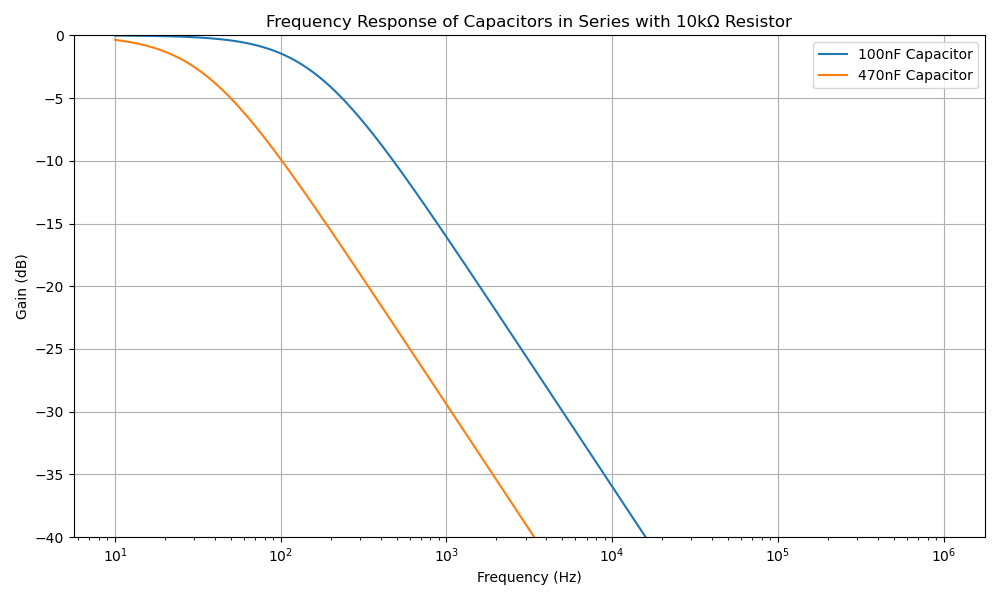

Write the Python code that produced this figure.
import numpy as np
import matplotlib.pyplot as plt
import os

# Constants
R = 10e3  # Example resistance value in ohms (adjust as needed)
C1 = 100e-9  # 100nF capacitor value in Farads
C2 = 470e-9  # 470nF capacitor value in Farads

# Frequency range
frequencies = np.logspace(1, 6, 500)  # from 10 to 10^6 Hz, logarithmically spaced

# Calculate magnitude of impedance for each capacitor combination
Z1 = 1 / (1j * 2 * np.pi * frequencies * C1)  # Impedance of C1
Z2 = 1 / (1j * 2 * np.pi * frequencies * C2)  # Impedance of C2

# Total impedance in series
Z_total1 = R + Z1
Z_total2 = R + Z2

# Calculate magnitude of voltage divider transfer function
gain1 = np.abs(Z1 / Z_total1)
gain2 = np.abs(Z2 / Z_total2)

# Plotting
plt.figure(figsize=(10, 6))

plt.semilogx(frequencies, 20 * np.log10(gain1), label='100nF Capacitor')
plt.semilogx(frequencies, 20 * np.log10(gain2), label='470nF Capacitor')

plt.title('Frequency Response of Capacitors in Series with 10kΩ Resistor')
plt.xlabel('Frequency (Hz)')
plt.ylabel('Gain (dB)')
plt.grid(True)
plt.legend()

plt.ylim(-40, 0)  # Limit the y-axis to -40 dB to 0 dB for better visualization

plt.tight_layout()

# Save plot as PNG with language-specific suffix
script_name = os.path.basename(__file__).split('.')[0]  # Get script name without extension
suffix = f'.png'
output_file = f'{script_name}{suffix}'
plt.savefig(output_file)
    
# Close plot to release memory
plt.close()
